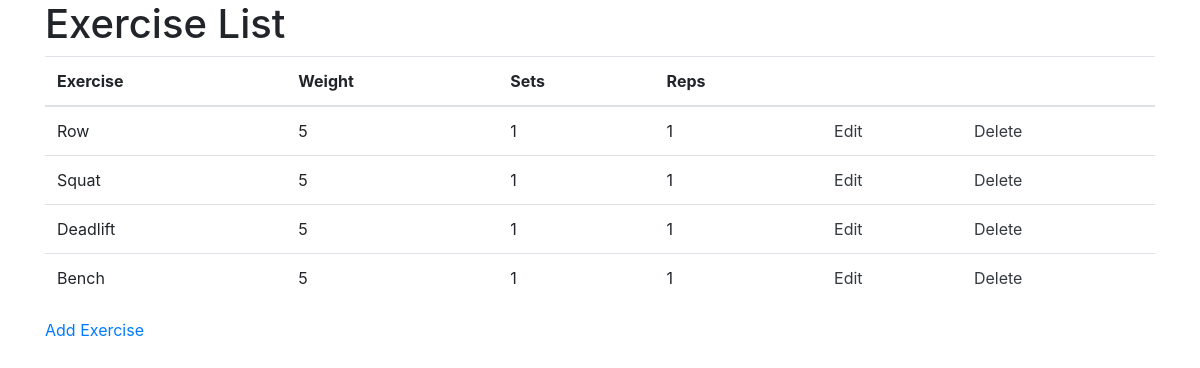
The app's page /exercises/, older data.
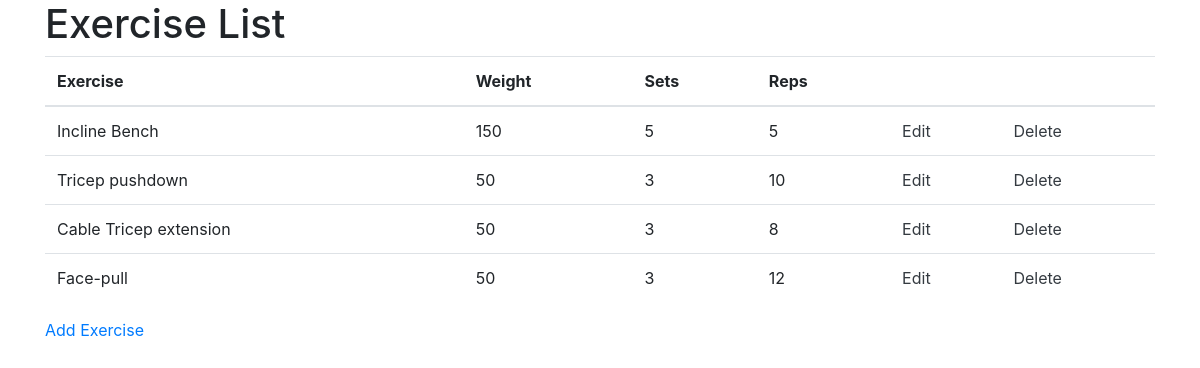
The same page, newer data.
### exercises/models.py (models this page shows, shortened)
class Exercises(models.Model):
    name = models.CharField(max_length = 200)
    weight = models.IntegerField(default = 5)
    sets = models.IntegerField(default = 1)
    reps = models.IntegerField(default = 1)

### exercises/views.py (the view)
# urls.py: path('', views.exercise_list, name='exercise_list'),
def exercise_list(request, template_name='exercises/exercise_list.html'):
    exercises = Exercises.objects.all()
    data = {}
    data['object_list'] = exercises
    return render(request, template_name, data)

### exercises/templates/exercises/exercise_list.html (shortened to what this page needs)
<!DOCTYPE html>
<html>
  <head>
    <link rel="stylesheet" href="https://maxcdn.bootstrapcdn.com/bootstrap/4.0.0-beta.2/css/bootstrap.min.css">
  </head>
  <body>
    <div class="container">
        <h1>Exercise List</h1>
        <table class="table">
            <thead>
                <tr>
                    <th scope="col">Exercise</th>
                    <th scope="col">Weight</th>
                    <th scope="col">Sets</th>
                    <th scope="col">Reps</th>
                    <th scope="col"></th>
                    <th scope="col"></th>
                </tr>
            </thead>
          {% for exercise in object_list %}
            <tr>
                <td scope="row">{{ exercise.name }}</td>
                <td>{{ exercise.weight }}</td>
                <td>{{ exercise.sets }}</td>
                <td>{{ exercise.reps }}</td>
                <td><a class = "text-dark" href="{% url 'exercises:exercise_update' exercise.id %}">Edit</a></td>
                <td><a class = "text-dark" href="{% url 'exercises:exercise_delete' exercise.id %}">Delete</a></td>
            </tr>
          {% endfor %}
        </table>
        <a href="{% url 'exercises:exercise_create' %}">Add Exercise</a>
    </div>
  </body>
</html>

Row changes from the older to the newer data that the page shows:
removed Exercises: name "Row", weight "5", sets "1", reps "1"
removed Exercises: name "Squat", weight "5", sets "1", reps "1"
removed Exercises: name "Deadlift", weight "5", sets "1", reps "1"
removed Exercises: name "Bench", weight "5", sets "1", reps "1"
added Exercises: name "Incline Bench", weight "150", sets "5", reps "5"
added Exercises: name "Tricep pushdown", weight "50", sets "3", reps "10"
added Exercises: name "Cable Tricep extension", weight "50", sets "3", reps "8"
added Exercises: name "Face-pull", weight "50", sets "3", reps "12"
